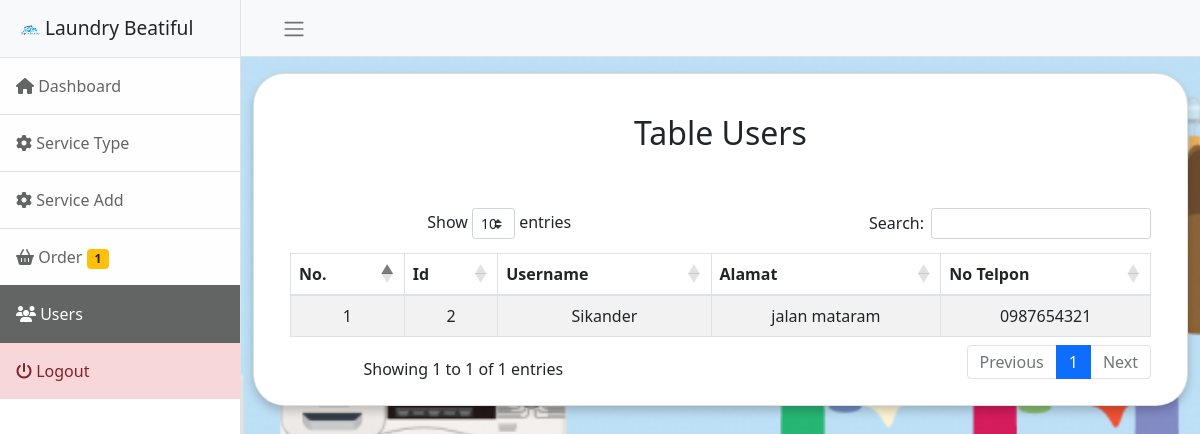
The page /admin/users.php (signed in) on the database its author committed.
### tables this page shows
CREATE TABLE `users` (
  `id` bigint(11) NOT NULL,
  `username` varchar(50) NOT NULL,
  `password` varchar(50) NOT NULL,
  `address` text NOT NULL,
  `no_telp` varchar(15) NOT NULL,
  `id_level` int(11) NOT NULL
);

### config/crud.php (called while the page is built, shortened)
<?php
function read($table, $column, $condition = null)
{
  $db = $GLOBALS['db'];
  $sql = "SELECT " . $column . " FROM " . $table;
  $read = $db->query($sql);
  if ($read->num_rows > 0) {
    return $read;
  } else {
    return false;
  }
}

### admin/users.php (the view)
<?php
include('component/header.php');
include('component/navbar.php');
$table = 'users';
$read = read($table, "*");
?>
<div class="container-fluid pt-3">
  <div class="card">
    <div class="card-body">
      <section class="ftco-section">
        <div class="container">
          <div class="row justify-content-center">
            <div class="col-md-6 text-center mb-5">
              <h2 class="heading-section">Table Users</h2>
            </div>
          </div>
          <div class="row">
            <div class="col-md-12">
              <div class="table-wrap table-responsive">
                <table table id="tables" class="table table-striped table-bordered" style="width:100%">
                  <thead>
                    <tr>
                      <th>No.</th>
                      <th>Id</th>
                      <th>Username</th>
                      <th>Alamat</th>
                      <th>No Telpon</th>
                    </tr>
                  </thead>
                  <tbody>
                    <?php
                    if ($read->num_rows > 0) {
                      $count = '1';
                      while ($row = $read->fetch_object()) {
                        if ($row->id_level != 1) {
                          echo "<tr><td>" . $count++ . "</td>";
                          echo '<td>' . $row->id . '</td>';
                          echo '<td>' . $row->username . '</td>';
                          echo '<td>' . $row->address . '</td>';
                          echo "<td>" . $row->no_telp . "</td></tr>";
                        }
                      }
                    }
                    ?>
                  </tbody>
                </table>
              </div>
            </div>
          </div>
        </div>
      </section>
    </div>
  </div>
</div>
<?php
include('component/footer.php');
?>

### admin/component/header.php (style rules this page uses)
.card { padding: 1.5em .5em .5em; border-radius: 2em; text-align: center; box-shadow: 0 5px 10px rgba(0, 0, 0, .2); }

### rows shown on the page
users: id "2", username "Sikander", address "jalan mataram", no_telp "0987654321"

### other values the page prints
$badge->num_rows "1"
